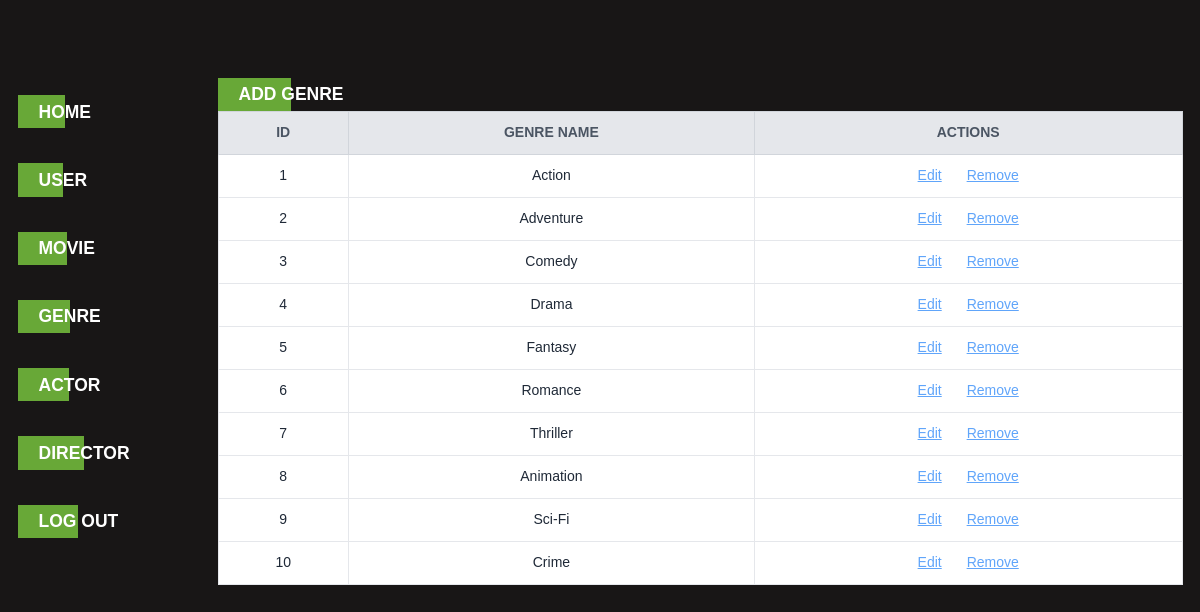
Screenshot of /genre.php with the database file from the repository.
### tables this page shows
CREATE TABLE `genre` (
  `id` int(9) NOT NULL,
  `genre_name` varchar(50) NOT NULL
);

### genre.php (the view, shortened to what this page needs)
<!DOCTYPE html>
<html lang="en">
<head>
    <script src="https://cdn.tailwindcss.com"></script>
    <link rel="stylesheet" href="app.css">
</head>
<body>
    <?php
    $pdo = new PDO("mysql:host=localhost;dbname=online_movie", "root", "");
    $pdo->query("set names 'utf8'");
    $sql = "SELECT * FROM genre";
    $stmt = $pdo->prepare($sql);
    $stmt->execute();
    $genres = $stmt->fetchAll(PDO::FETCH_ASSOC);
    ?>
    <div class="grid grid-cols-12">
        <div class="col-span-2 p-5  h-dvh">
            <ul>
                <li class="py-5">
                    <a href="homeadmin.php" class="btn btn-hover text-white" >
                        <span>Home</span>
                    </a>
                </li>
                <li class="py-5">
                    <a href="useradmin.php" class="btn btn-hover text-white" >
                        <span>User</span>
                    </a>
                </li>
                <li class="py-5">
                    <a href="homeadmin.php" class="btn btn-hover text-white" >
                        <span>Movie</span>
                    </a>
                </li>
                <li class="py-5">
                    <a href="genre.php" class="btn btn-hover text-white" >
                        <span>Genre</span>
                    </a>
                </li>
                <li class="py-5">
                    <a href="homeadmin.php" class="btn btn-hover text-white" >
                        <span>Actor</span>
                    </a>
                </li>
                <li class="py-5">
                    <a href="homeadmin.php" class="btn btn-hover text-white" >
                        <span>director</span>
                    </a>
                </li>
                <li class="py-5">
                    <a href="homeadmin.php" class="btn btn-hover text-white" >
                        <span>log out</span>
                    </a>
                </li>
            </ul>
        </div>
        <div class="col-span-10 p-5">
            <button class="btn btn-hover">
                <a href="genreadd.php" class="z-10">
                    Add genre
                </a>
            </button>
            <table class="border-collapse w-full">
                <thead>
                    <tr>
                        <th class="p-3 font-bold uppercase bg-gray-200 text-gray-600 border border-gray-300 hidden lg:table-cell">id</th>
                        <th class="p-3 font-bold uppercase bg-gray-200 text-gray-600 border border-gray-300 hidden lg:table-cell">Genre name</th>
                        <th class="p-3 font-bold uppercase bg-gray-200 text-gray-600 border border-gray-300 hidden lg:table-cell">Actions</th>
                    </tr>
                </thead>
                <tbody>
                    <?php
                        foreach($genres as $genre){
                    ?>
                    <tr class="bg-white lg:hover:bg-gray-100 flex lg:table-row flex-row lg:flex-row flex-wrap lg:flex-no-wrap mb-10 lg:mb-0">
                        <td class="w-full lg:w-auto p-3 text-gray-800 text-center border border-b block lg:table-cell relative lg:static">
                            <?php echo $genre['id']; ?>
                        </td>
                        <td class="w-full lg:w-auto p-3 text-gray-800 text-center border border-b text-center block lg:table-cell relative lg:static">
                            <?php echo $genre['genre_name']; ?>
                        </td>
                        <td class="w-full lg:w-auto p-3 text-gray-800 text-center border border-b text-center block lg:table-cell relative lg:static">
                            <a href="genreedit.php?id=<?php echo  $genre['id'];?>" class="text-blue-400 hover:text-blue-600 underline">Edit</a>
                            <form method="post" style="display: inline;">
                                <button type="submit" name="remove" class="text-blue-400 hover:text-blue-600 underline pl-6">
                                    <span>Remove</span>
                                </button>
                            </form>
                        </td>
                    </tr>
                    <?php
                        }
                    ?>
                </tbody>
            </table>
        </div>
    </div>
</body>
</html>

### app.css (style rules this page uses)
:root { --main-color: #68a837; --body-bg: #181616; --box-bg: #221f1f; --text-color: #ffffff; --nav-height: 60px; --space-top: 30px; }
* { padding: 0; margin: 0; box-sizing: border-box; }
html { font-size: 16px; }
body { font-family: "Cairo", sans-serif; background-color: var(--body-bg); color: var(--text-color); padding-top: var(--nav-height); }
a { text-decoration: none; color: unset; }
.btn { color: #ffffff; padding: 0.25rem 1.5rem; text-transform: uppercase; font-size: 1.25rem; font-weight: 700; display: inline-flex; position: relative; align-items: center; }
.btn-hover::before { z-index: 1; content: ""; position: absolute; top: 0; left: 0; width: 50%; height: 100%; background-color: var(--main-color); transition: 0.3s ease-in-out; }
.btn i, .btn span { z-index: 1; }
@media only screen and (max-width: 1280px) { html { font-size: 14px; } }

### rows the page displays
genre: id "1", genre_name "Action"
genre: id "2", genre_name "Adventure"
genre: id "3", genre_name "Comedy"
genre: id "4", genre_name "Drama"
genre: id "5", genre_name "Fantasy"
genre: id "6", genre_name "Romance"
genre: id "7", genre_name "Thriller"
genre: id "8", genre_name "Animation"
genre: id "9", genre_name "Sci-Fi"
genre: id "10", genre_name "Crime"
